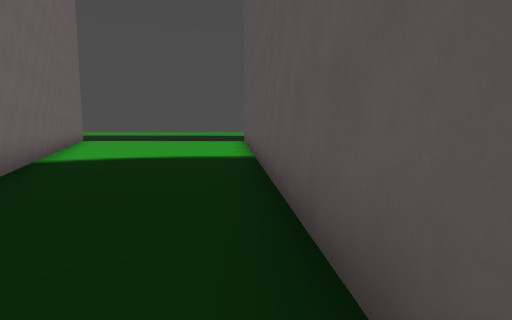
view 1 (above)

20 first-person views from a walk through a level from a Godot 3-D game. The camera is 1.5 m above the floor, tilts 6° down and sees 80° across. The floor is counted in squares, 2 m on a side. Each view is taken from the middle of a square. On the plan, view 1 faces up. The plan holds only what a view shows up to about 10 squares ahead; the rest is blank. The place goes on beyond the plan.

view 2
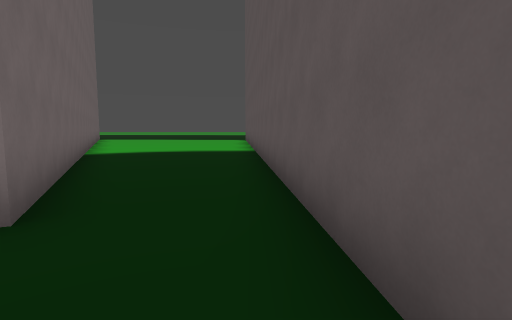

view 3
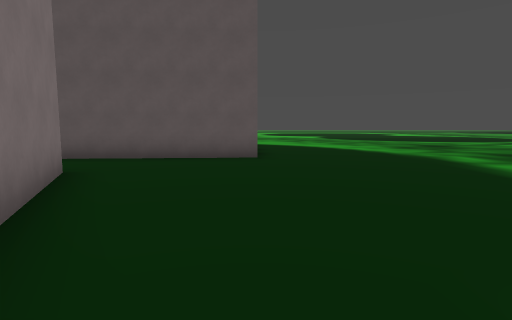

view 4
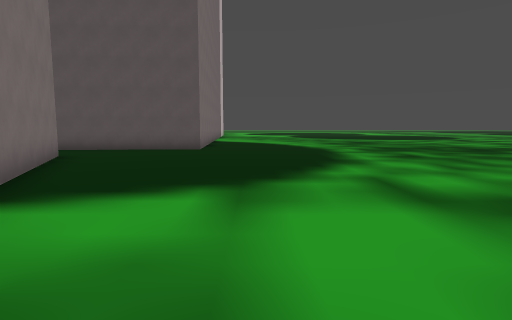

view 5
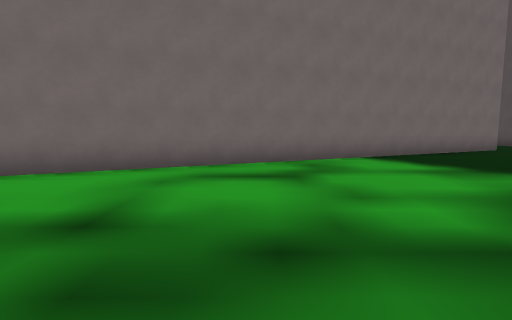

view 6
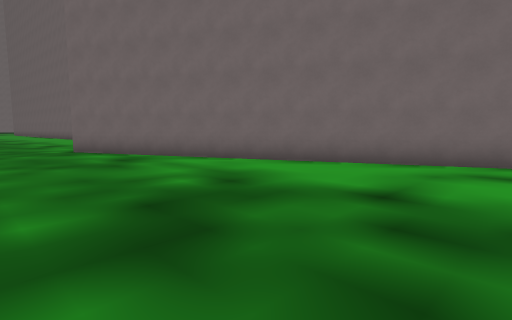

view 7
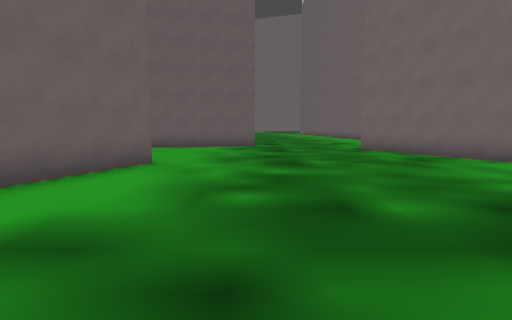

view 8
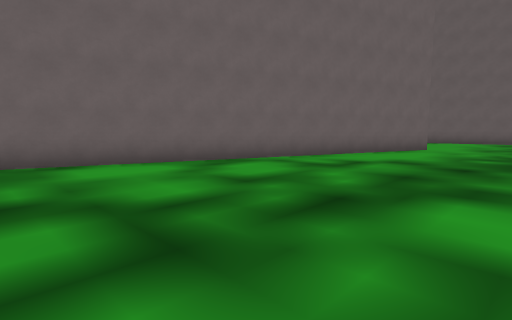

view 9
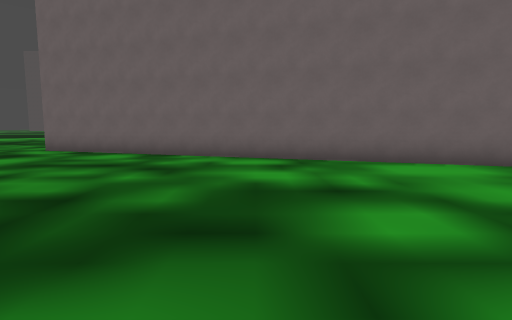

view 10
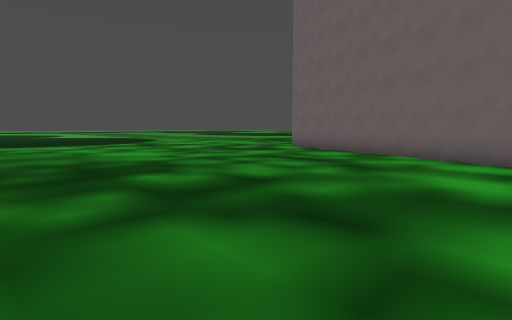

view 11
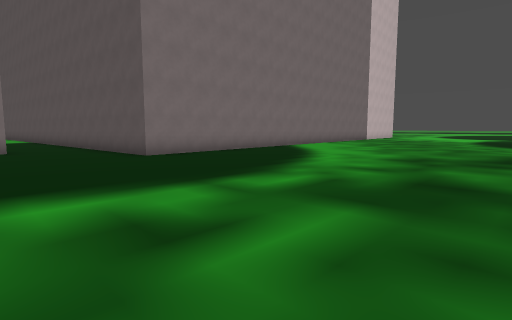

view 12
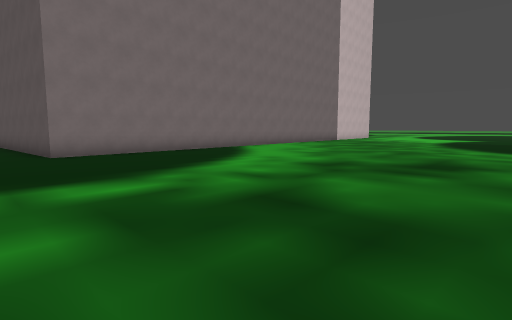

view 13
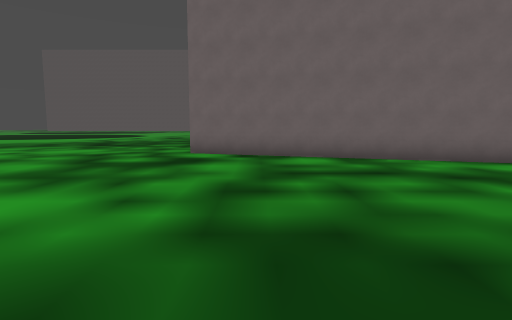

view 14
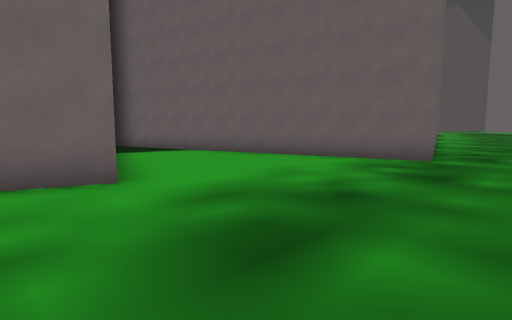

view 15
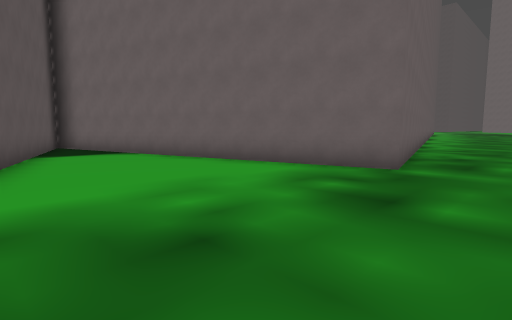

view 16
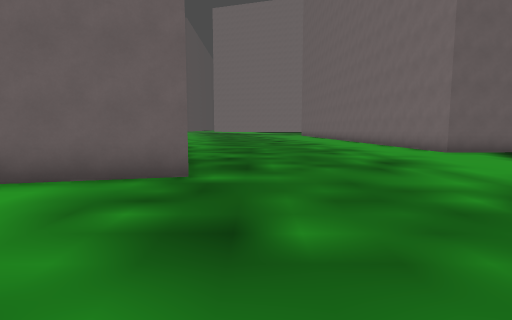

view 17
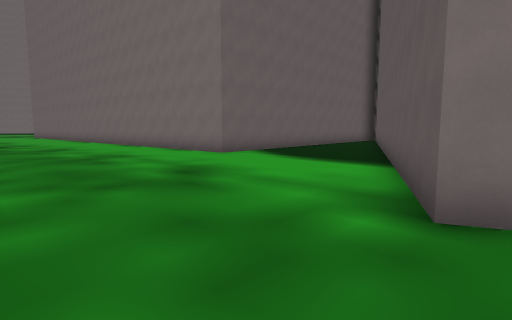

view 18
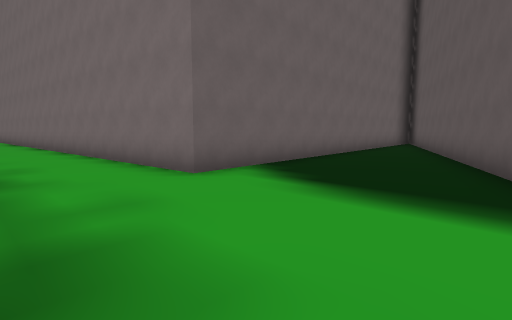

view 19
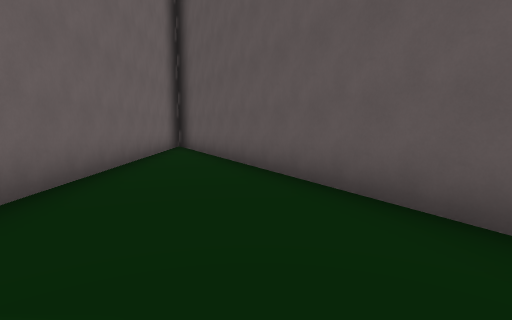

view 20
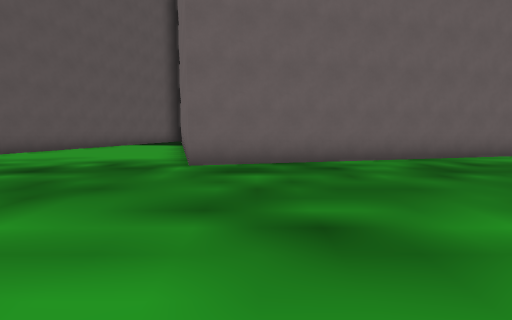

### Floor plan
Points are (right, up) in squares from view 1. A wall is a line through its corners. A room is listed if a view was taken in it or the views show most of it. See-through windows are left out.
Room 1 (view 1)
walls: (-4.8, 6.5) (-1.9, 0.3); (0.5, -0.5) (0.1, 6.4)
ways out: opening at (-0.5, 0.5) to room 2
Room 2 (views 2, 3, 4, 5, 6, 7, 8, 9, 10, 11, 12, 13, 14, 15, 16, 17, 18, 19, 20)
walls: (-16.6, -14.2) (3, -21.1); (-1.9, 0.3) (-20.7, -8.3) (-27, 5); (-19.3, -21.9) (-16.7, -14.6); (4.1, -2.8) (0.7, -3) (0.5, -0.5); (-30.9, -14.1) (-22.7, -12) (-20.4, -20.8); (-28, 5) (-27.3, -5.2) (-31.6, -5.5)
ways out: opening at (-0.5, 0.5) to room 1

Positions as (right, up) in squares from view 1, and headings:
1: (0, 0), facing up
2: (0, -2), facing up
3: (-7, -3), facing right
4: (-10, -5), facing right
5: (-10, -10), facing up
6: (-10, -11), facing up-left
7: (-10, -12), facing left
8: (-5, -11), facing down-left
9: (-4, -11), facing down
10: (-5, -11), facing down-right
11: (-3, -11), facing up-right
12: (-1, -12), facing up-right
13: (1, -12), facing down
14: (-15, -10), facing down-left
15: (-17, -10), facing down-left
16: (-18, -11), facing left
17: (-20, -11), facing up-left
18: (-23, -8), facing up-left
19: (-25, -5), facing up
20: (-24, -6), facing down
